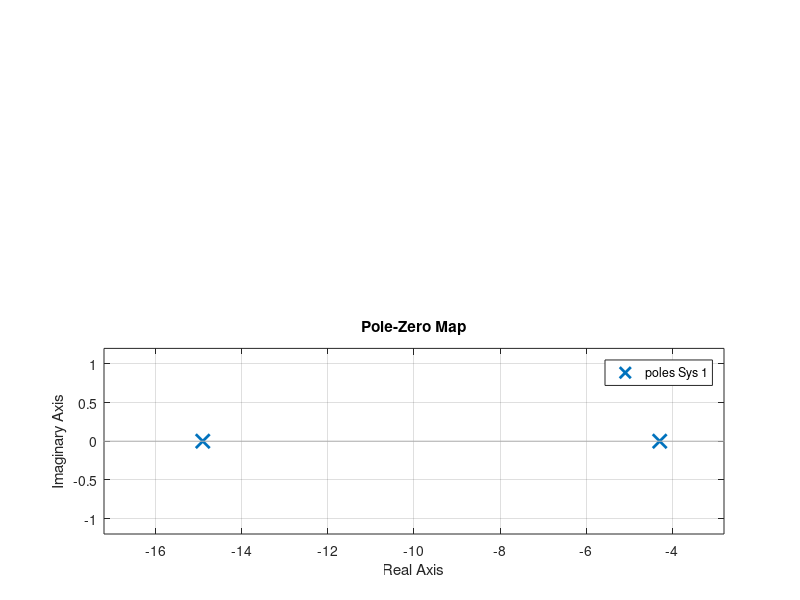
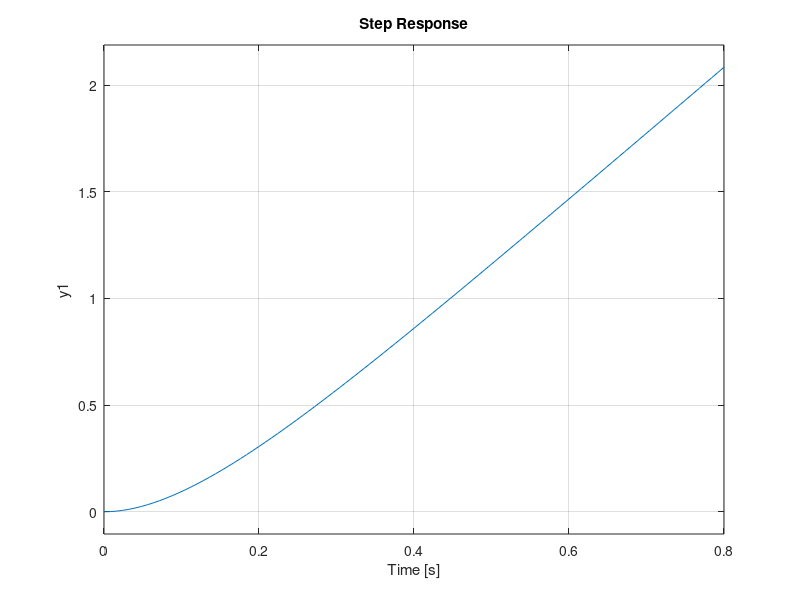

Write the MATLAB code that produced these figures, in order.
clear all; close all;

updateFrequency = 20;
dt = 1/updateFrequency;

# Motor Parameters
R    = 1;
n    = 517;

noloadVoltage = 6;
noloadSpeed = 210;
stallTorque = 10e-2;
stallCurrent = 3.2;

km   = stallTorque/(stallCurrent);
kemf = 30*noloadVoltage/(pi*n*noloadSpeed);
J    = 2.5e-6;#4e-6;
J2   = 0;

dm   = 3e-6;

# System dynamics
s = tf('s');
G = n*km / (s*(R*((J*n^2 + J2)*s + dm*n^2) + n^2*km*kemf));

figure()
step(G)

w1 = 8;
w2 = w1;

xi1 = 1.2;
xi2 = xi1;

Am = s^2 + 2*xi1*w1*s + w1^2;
A0 = s^2 + 2*xi2*w2*s + w2^2;

b = km*n/(J*n^2 + J2);
a = n^2*(dm*R + km*kemf)/(J*n^2 + J2);

r0 = (2*(xi1*w1 + xi2*w2)*R*(J*n^2 + J2)-n^2*(dm*R + km*kemf))/(R*(J*n^2 + J2));
s0 = (w1*w2)^2*(J*n^2 + J2)/(km*n);
s1 = 2*(xi1*w1*w2^2  + xi2*w2*w1^2)*R*(J*n^2 + J2)/(km*n);
s2 = ((w1^2 + w2^2 + 4*xi1*w1*xi2*w2)*(R*(J*n^2 + J2)) - n^2*(dm*R + km*kemf)*r0)/(km*n);


A = s^2 + n^2/(J*n^2+ J2)*(dm*R + km*kemf)*s;
B = km*n/(J*n^2+ J2);
S = s2*s^2 + s1*s + s0;
R = s*(s+r0);

t0 = dcgain(Am)/B;
T  = t0*A0;

# Output Feedback
  Gc_OF = minreal(B*T/(A*R + B*S));

# Error Feedback:
  F = S/R;
  Gc_EF = minreal(F*G/(1 + F*G));

figure()
subplot(2,1,1);
step(Gc_OF, Gc_EF)
ylabel('Position [rad]');
title('Step comparison');
legend('Output Feedback', 'Error Feedback', 'location', 'southeast');

subplot(2,1,2);
pzmap(minreal(Gc_OF))

print("Plots/Position_StepNPole.eps");

# Discrete:
Gff = c2d(T/R, dt, 'tustin');
Gc  = c2d(S/R, dt, 'tustin');
